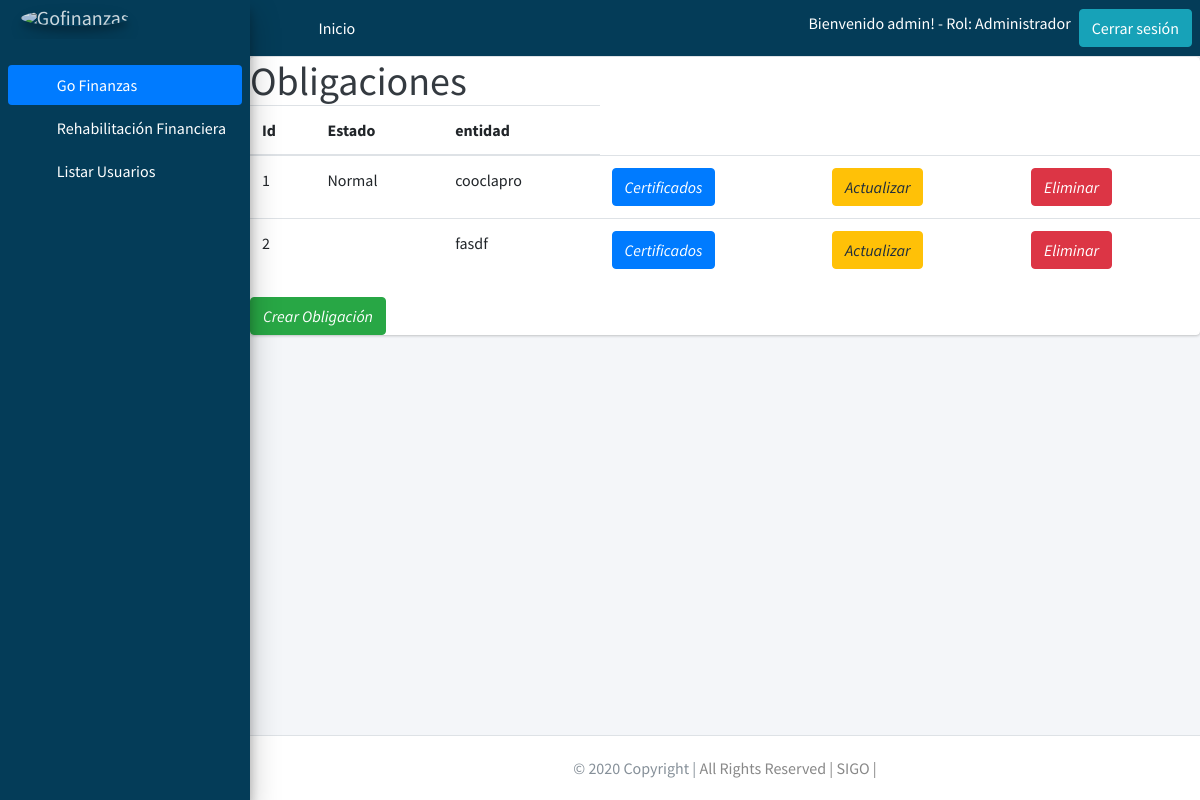
Screenshot of /listarobligacion/2/ (signed in) with the database file from the repository.
### users/models.py (models this page shows, shortened)
class Profile(models.Model):
    user = models.OneToOneField(User, on_delete=models.PROTECT)
    rol = models.ForeignKey(Rol, on_delete=models.PROTECT)
    class Meta:
        permissions = (("registrarusuarios", "registrarusuarios"),)

class Rol(models.Model):
    descripcion = models.CharField(max_length=30)

### gestionfinanciera/models.py (models this page shows, shortened)
class Financial_Obligation(models.Model):
    Payroll = models.CharField(max_length=100, null=False,blank=True)
    Obligation_Number = models.CharField(max_length=20, null=False,blank=True)
    Type = models.CharField(max_length=20, null=False,blank=True)
    Entity_Cooperative = models.CharField(max_length=20, null=False,blank=True)
    State = models.CharField(max_length=20, null=False,blank=True)
    Outstanding_Fees = models.IntegerField(null=False,blank=True)
    Quota_Value = models.DecimalField(max_digits=20, decimal_places=2,blank=True, null=True)
    Future_Value_Portfolio = models.DecimalField(max_digits=20, decimal_places=2,blank=True, null=True)
    Certified_Value_Obligation = models.DecimalField(max_digits=20, decimal_places=2,blank=True, null=True)
    Saving_Value = models.DecimalField(max_digits=20, decimal_places=2,blank=True, null=True)
    Buyer = models.CharField(max_length=20,blank=True, null=True)
    Default_Value = models.DecimalField(max_digits=20, decimal_places=2,blank=True, null=True)
    Default_Time = models.DecimalField(max_digits=20, decimal_places=2,blank=True, null=True)
    Buy_Mora_Portfolio = models.CharField(max_length=20,blank=True, null=True)
    Reported_Value = models.DecimalField(max_digits=20, decimal_places=2,blank=True, null=True)
    Offer_Value_To_Entity = models.DecimalField(max_digits=20, decimal_places=2,blank=True, null=True)
    Negotiated_Value = models.DecimalField(max_digits=20, decimal_places=2,blank=True, null=True)
    Negotiated_With = models.CharField(max_length=20, null=True,blank=True)
    Fk_Management_Type = models.ForeignKey(Management_Type, null=True, on_delete = models.CASCADE,blank=True) # se crea una llave foranea llamando al modelo

### gestionfinanciera/views.py (the view)
# urls.py: path('listarobligacion/<int:pk>/', views.FinancialObligationView.as_view(), name= 'listarobligacion'),# ruta pra mostrar las Obligaciones registrados de cada cliente
class FinancialObligationView(ListView):
    model = Financial_Obligation
    template_name = 'gestionfinanciera/obligation/financial_obligation_list.html'
    def get_context_data(self,**kwargs):
        context = super(FinancialObligationView,self).get_context_data(**kwargs)
        context['obligacion'] = Financial_Obligation.objects.filter(Fk_Management_Type=self.kwargs['pk'])
        context['management_typeId'] = self.kwargs['pk']
        return context

### Templates/gestionfinanciera/obligation/financial_obligation_list.html
{% extends 'base/base.html' %}
{% block content %}
          <div class="card blue darken-1">
            <h1 class="m-0 text-dark">Obligaciones</h1>
            <table class="table ">
              <div class="card-content white-text">
                <thead>
                  <tr>
                    <th>Id</th>
                    <th>Estado</th>
                    <th>entidad</th>
                  </tr>
                </thead>
                <tbody>
                  {% for data in obligacion %}
                  <tr>
                    <td>{{ data.id }}</td>
                    <td>{{ data.State }}</td>
                    <td>{{ data.Entity_Cooperative}}</td>
                    <td>
                        <a href="{% url 'listarcertificado' data.id %}" class="btn btn-primary">
                          <i class="material-icons">Certificados</i>
                        </a>
                    </td>
                    <td>
                        <a href="{% url 'editarobligacion' data.id %}" class="btn btn-warning">
                          <i class="material-icons">Actualizar</i>
                        </a>
                    </td>
                    <td>
                      <a href="{% url 'eliminarobligacion' data.id %}" class="btn btn-danger">
                        <i class="material-icons">Eliminar</i>
                      </a>
                  </td>
                  </tr>
                  {% endfor %}
                </tbody>
                </div>
              </table>
              <div class="fixed-action-btn">
                <a href="{% url 'crearobligacion' management_typeId %}" class="btn btn-success">
                  <i class="material-icons">Crear Obligación</i>
                </a>
              </div>
            </div>
{% endblock %}

### Templates/base/base.html (shortened to what this page needs)
{% load static %}
<!DOCTYPE html>
<html lang="en">
<head>
  <link rel="stylesheet" href="{% static 'plugins/fontawesome-free/css/all.min.css' %}">
  <link rel="stylesheet" href="{% static 'plugins/overlayScrollbars/css/OverlayScrollbars.min.css' %} ">
  <link rel="stylesheet" href="{% static 'dist/css/adminlte.min.css' %} ">
</head>
<body class="hold-transition sidebar-mini layout-fixed layout-navbar-fixed layout-footer-fixed">
<div class="wrapper">
  <nav class="main-header navbar navbar-expand navbar-white navbar-light" style="background-color:#043c58 ;">
    <ul class="navbar-nav  mr-auto">
      <li class="nav-item">
        <a class="nav-link" data-widget="pushmenu" href="#" role="button"><i class="fas fa-bars"></i></a>
      </li>
      <li class="nav-item d-none d-sm-inline-block">
        {% if user.is_authenticated %}
          <a href="{% url 'listarcliente' %}" class="nav-link" style="color:white;">Inicio</a>
        {% else %}
        <a href="{% url 'index' %}" class="nav-link" style="color:white;">Inicio</a>
        {% endif %}
      </li>
    </ul>
        {% if user.is_authenticated %}
          <h6 class="ml-5" style="color:white;">Bienvenido {{ user.username }}! - Rol: {{ user.profile.rol.descripcion }}</h6>
          <a style="text-align: right" href="{% url 'logout' %}" class="btn btn-info ml-2">Cerrar sesión</a>
        {% else %}
          <a href="{% url 'login' %}" class="btn btn-danger ml-2">Iniciar Sesión</a>
        {% endif %}
    </nav>
  <aside class="main-sidebar sidebar-primary elevation-4" style="background-color:#043c58 ;">
    {% if user.is_authenticated %}
    <a href="{% url 'listarcliente' %}" class="brand-link">
      <img src="{% static 'dist/img/SIGO.png' %}" alt="Gofinanzas" class="brand-image img-circle elevation-3"
           style="opacity: .8">
    </a>
    {% else %}
    <a href="{% url 'index' %}" class="brand-link">
      <img src="{% static 'dist/img/SIGO.png' %}" alt="Gofinanzas" class="brand-image img-circle elevation-3"
           style="opacity: .8">
      <span class="brand-text font-weight-light">Go Finanzas</span>
    </a>
    {% endif %}
    <div class="sidebar">
      <nav class="mt-2">
        <ul class="nav nav-pills nav-sidebar flex-column" data-widget="treeview" role="menu" data-accordion="false">
          <li class="nav-item has-treeview menu-open">
            {% if user.is_authenticated %}
            <a href="" class="nav-link active">
              <i class="nav-icon fas fa-tachometer-alt"></i>
              <p style="color:white;">
                Go Finanzas
                <i class="right fas fa-angle-left"></i>
              </p>
            </a>
            <ul class="nav nav-treeview">
              <li class="nav-item">
                <a href="{% url 'listarcliente' %}" class="nav-link">
                  <i class="far fa-circle nav-icon"></i>
                  <p style="color:white;">Rehabilitación Financiera</p>
                </a>
              </li>
              {% if user.profile.rol.id == 2 %}
                <li class="nav-item">
                  <a href="{% url 'users:userslist' %}" class="nav-link">
                    <i class="far fa-circle nav-icon"></i>
                    <p style="color:white;">Listar Usuarios</p>
                  </a>
                </li>
              {% endif %}
            </ul>
            {% endif %}
          </li>
      </nav>
    </div>
  </aside>
  <div class="content-wrapper">
    {% block content %}{% endblock %}
  </div>
  <footer class="main-footer">
    <div class="footer-copyright text-center py-1">© 2020 Copyright |
      <a style="color: #888888">All Rights Reserved | SIGO |</a>
    </div>
  </footer>
</div>
</body>
</html>

### rows the page displays
Financial_Obligation: id "1", State "Normal", Entity_Cooperative "cooclapro"
Financial_Obligation: id "2", Entity_Cooperative "fasdf"

### other values shown
{{ user.username }} "admin"
{{ user.profile.rol.descripcion }} "Administrador"
